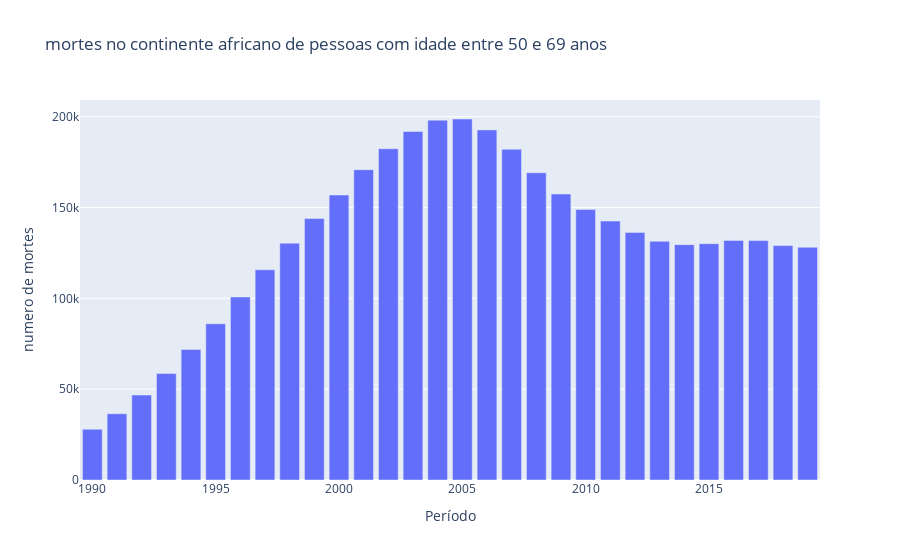

Notebook source saved alongside this figure:
### Code cell
data = [go.Bar(x=africa_df['Year'].values,
               y=soma_por_ano_africa['Deaths - HIV/AIDS - Sex: Both - Age: 50-69 years (Number)'])]
               

#criando layout
configuracoes_layout = go.Layout(title='mortes no continente africano de pessoas com idade entre 50 e 69 anos',
                                 yaxis={'title': 'numero de mortes'},
                                 xaxis={'title': 'Período'})

#objeto figura

fig = go.Figure(data=data, layout=configuracoes_layout)

#plotando o grafico
py.iplot(fig)

### Figure 1 — Plotly figure (JSON) as saved in the notebook; plotly's stock layout.template omitted (floating-point values rounded to 4 significant figures; data arrays with more than 128 entries replaced by an {"elided": "..."} marker saying what was removed)
{"data": [{"type": "bar", "x": {"elided": "1500 int values"}, "y": [27915, 36488, 46766, 58592, 71810, 85989, 100756, 115712, 130374, 143913, 156889, 170820, 182361, 191867, 198119, 198739, 192741, 182074, 169125, 157419, 148946, 142549, 136319, 131404, 129567, 130104, 131914, 131796, 129039, 128139]}], "layout": {"title": {"text": "mortes no continente africano de pessoas com idade entre 50 e 69 anos"}, "xaxis": {"title": {"text": "Período"}}, "yaxis": {"title": {"text": "numero de mortes"}}}}
